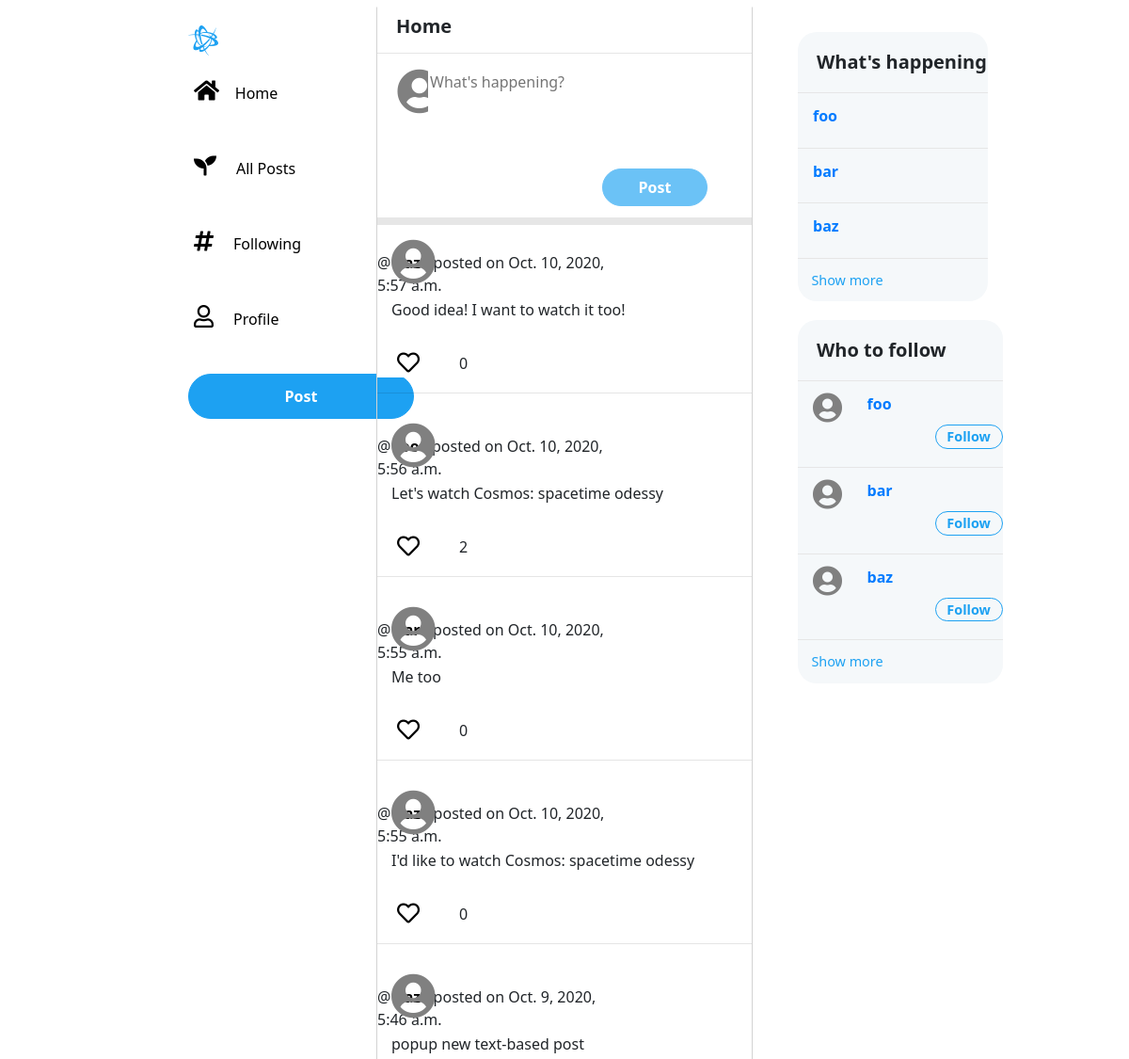
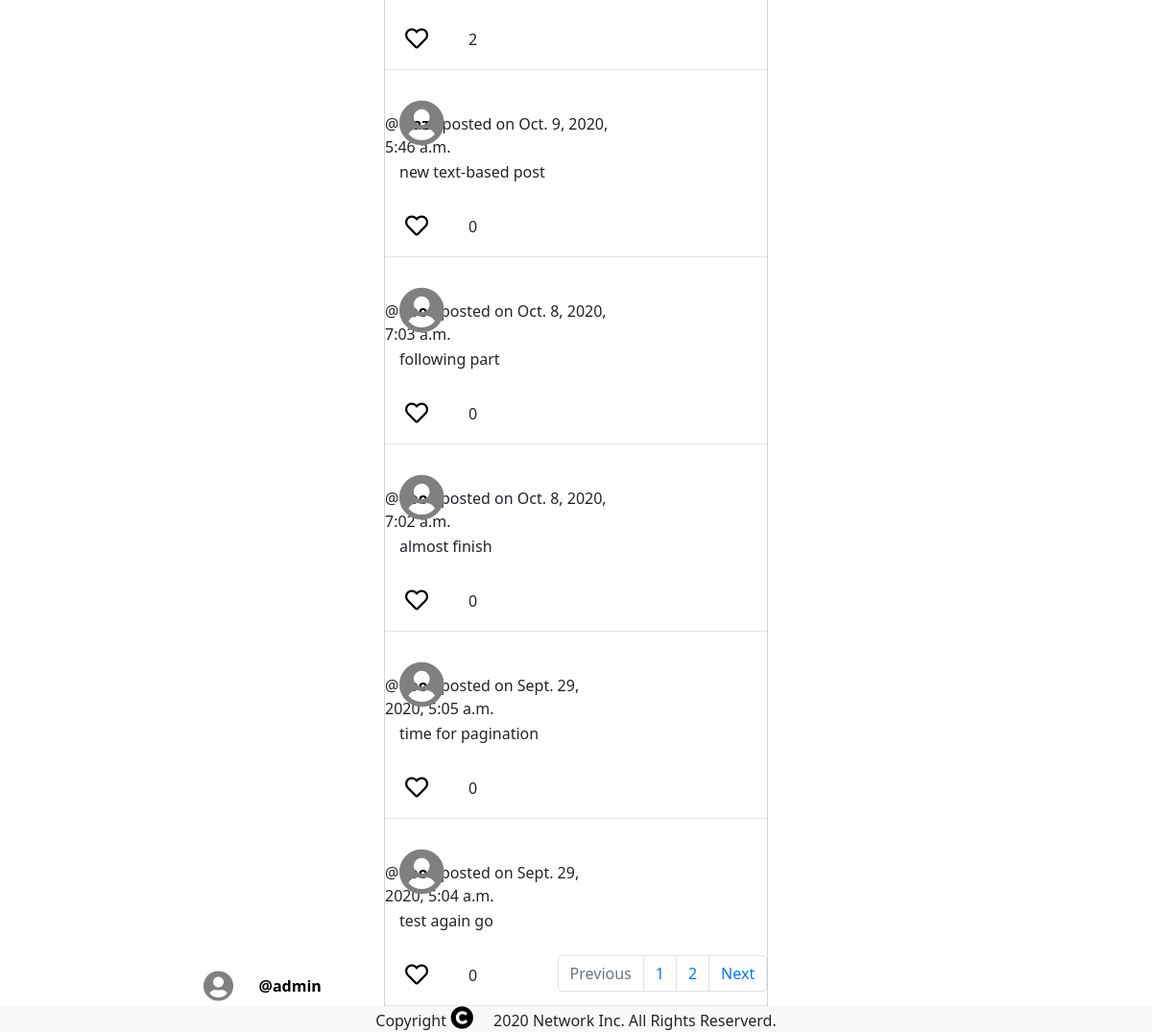
Page / (signed in) on the committed database (2 pictures, top to bottom).
### network/models.py (models this page shows, shortened)
class User(AbstractUser):
    pass

class Post(models.Model):
    user = models.ForeignKey("User", on_delete=models.CASCADE, related_name="posts")
    content = models.TextField()
    timestamp = models.DateTimeField(auto_now_add=True)
    like_count = models.IntegerField(default=0)

### network/views.py (the view, shortened to what this page needs)
# urls.py: path("", views.index, name="index"),
def index(request):
    if request.user.is_authenticated:
        all_users = User.objects.all()
        users = []
        present_user = User.objects.get(username=request.user)
        for all_user in all_users:
            if all_user != present_user and all_user.username != "admin":
                users.append(all_user)
        posts = Post.objects.all().order_by("-timestamp")
        p = Paginator(posts, 10)
        page_number = request.GET.get("page")
        page_obj = p.get_page(page_number)
        return render(
            request,
            "network/index.html",
            {
                "posts": posts,
                "post": CreatePost(),
                "users": users,
                "page_obj": page_obj,
            },
        )
    else:
        return HttpResponseRedirect(reverse("login"))

### network/models.py
class CreatePost(ModelForm):
    class Meta:
        model = Post
        fields = ["content"]
        widgets = {
            "content": Textarea(
                attrs={
                    "placeholder": "What's happening?",
                    "class": "both_postform",
                }
            )
        }

### network/templates/network/index.html (shortened to what this page needs)
{% extends "network/layout.html" %}
{% load static %}
{% block body %}
<div id="home_view" class="middle_cell">
    <h5 id="test"><strong>Home</strong></h5>
</div>
<div id="happening_form" class="middle_cell">
    <div class="row">
        <div class="col-1">
        </div>
        <div class="col-11">
            <form action="{% url 'index' %}" method="post" id="upper_post_form" onsubmit="function submit_post();">
                {{ post.content }}
                <br />
                <input type='submit' class="btn" id="upper_new_post" value="Post">
            </form>
        </div>
    </div>
</div>
<div class="rows_container">
    {% for post in page_obj %}
    <div><i class=" fa fa-user-circle fa-3x" aria-hidden="true"></i></div>
    <div>
        <span>@
            <a id="other_profile{{ post.id }}" class="user_link" href="{% url 'user_profile' post.user %}">
                {{ post.user }}
            </a>
            - posted on
            {{ post.timestamp }}
        </span>
        <p id="post_paragraph{{ post.id }}" class="post_paragraph">{{ post.content }}</p>
        <div class="like_div">
            <form class="edit_like like_form" method="post">
                <button class="like_button" id="like_button{{ post.id }}"
                    onClick="like('{{ post.id }}', '{{ request.user.id }}')" type="submit" name="place_like">
                    <i class="far fa-heart" aria-hidden></i>
                </button>
                <p id="count{{ post.id }}" class="like_count">{{ post.like_count }}</p>
            </form>
        </div>
        <hr />
    </div>
    {% endfor %}
</div>
{% endblock %}

### network/templates/network/layout.html (shortened to what this page needs)
{% load static %}
<!DOCTYPE html>
<html lang="en">
<head>
    <link rel="stylesheet" href="https://use.fontawesome.com/releases/v5.13.0/css/all.css">
    <link rel="stylesheet" href="https://stackpath.bootstrapcdn.com/bootstrap/4.4.1/css/bootstrap.min.css"
>
    <link href="{% static 'network/styles.css' %}" rel="stylesheet">
</head>
<body class="main_container">
    <div class="row">
        <div class="col-4">
            <div id="left_container" class="row">
                <div class="col-6">
                </div>
                <nav class="navbar-light" class="col-6">
                    <p><i class="fab fa-battle-net"></i></p>
                    <a href="{% url 'index' %}"><button id="home" class="inline_display button_margin"><i
                                class="fas fa-home"></i>Home</button></a>
                    <div>
                        <ul class="navbar-nav mr-auto">
                            <li class="nav-item">
                                <a href="{% url 'index' %}"><button id="all_posts"
                                        class="inline_display button_margin"><i class="fas fa-seedling"></i>
                                        All
                                        Posts</button></a>
                            </li>
                            {% if user.is_authenticated %}
                            <li class="nav-item">
                                <a href="{% url 'following_index' %}"><button id="following"
                                        class="inline_display button_margin"><i class="fas fa-hashtag"></i>
                                        Following</button></a>
                            </li>
                            <li class="nav-item">
                                <a href="{% url 'user_profile' request.user %}"><button id="profile"
                                        class="inline_display button_margin"><i class="far fa-user"></i>
                                        Profile</button></a>
                            </li>
                            <li class="nav-item">
                                <input type="submit" value="Post" class="btn" onclick="popup()" id="new_post">
                            </li>
                            {% endif %}
                            {% if user.is_authenticated %}
                            <div class="dropdown user_account">
                                <button id="left_corner_user" class="btn btn-secondary dropdown-toggle inline_display"
                                    type="button" id="dropdownMenuButton" data-toggle="dropdown" aria-haspopup="true"
                                    aria-expanded="false">
                                    <i class="fa fa-user-circle fa-2x" aria-hidden="true"></i>
                                    <span id="dropdown_user"><strong>@{{ request.user }}</strong>
                                        </span>
                                </button>
                            </div>
                            {% endif %}
                        </ul>
                    </div>
                </nav>
            </div>
        </div>
        <div id="middle_container" class="col-4">
            {% block body %}
            {% endblock %}
        </div>
        <div class="right_container col-4">
            <div class="row upper">
                <div class="who_to_follow_container">
                    <div class="follow_border">
                        <h5>What's happening</h5>
                    </div>
                    {% for user in users %}
                    <a class="follow_link" href="#">
                        <div class="follow_options follow_border">
                            <span class="follow_user">{{ user.username }}</span>
                        </div>
                    </a>
                    {% endfor %}
                    <div id="show_more">
                        <a href="#">Show more</a>
                    </div>
                </div>
            </div>
            <div class="row">
                <div class="who_to_follow_container">
                    <div class="follow_border">
                        <h5>Who to follow</h5>
                    </div>
                    {% for user in users %}
                    <a class="follow_link" href="#">
                        <div class="follow_options follow_border">
                            <i class=" fa fa-user-circle fa-2x" aria-hidden="true"></i>
                            <span class="follow_user">{{ user.username }}</span>
                            <button id="follow_button" class="follow_user">Follow</button>
                        </div>
                    </a>
                    {% endfor %}
                    <div id="show_more">
                        <a href="#">Show more</a>
                    </div>
                </div>
            </div>
        </div>
        <nav aria-label="Page navigation">
            <ul id="pagination-demo" class="pagination">
                {% if page_obj.has_previous %}
                <li class="page-item">
                    <a class="page-link" href="?page={{ page_obj.previous_page_number }}" tabindex="-1">Previous</a>
                </li>
                {% else %}
                <li class="page-item disabled">
                    <a class="page-link" href="#" tabindex="-1" aria-disabled="true">Previous</a>
                </li>
                {% endif %}
                <div id="page">
                </div>
                {% if page_obj.has_next %}
                <li class="page-item">
                    <a class="page-link" href="?page={{ page_obj.next_page_number }}">Next</a>
                </li>
                {% else %}
                <li class="page-item disabled">
                    <a class="page-link" href="#" aria-disabled="true">Next</a>
                </li>
                {% endif %}
            </ul>
        </nav>
        <footer class="footer">
            <div class="container">
                <span class="text muted">Copyright <i class="fa fa-copyright" aria-hidden="true"></i> 2020 Network Inc.
                    All
                    Rights Reserverd.
                </span>
            </div>
        </footer>
    </div>
</body>
</html>

### network/static/network/styles.css (style rules this page uses)
body { overflow-x: hidden; font-family: system-ui, -apple-system, BlinkMacSystemFont, "Segoe UI", Roboto, Ubuntu, "Helvetica Neue", sans-serif; }
nav { text-align: left; width: 50%; margin-top: 10px; }
#left_container { margin-top: 10px; }
.right_container { padding-left: 3em; margin-top: 20px; }
.upper { margin-bottom: 20px; }
#middle_container, #post_middle_container, #profile_view { border: 1px solid lightgrey; border-top: 1px solid transparent; border-bottom: 1px solid transparent; padding: 0; overflow: hidden; }
.rows_container, #post_comment { overflow-y: auto; }
.rows_container span { float: right; padding-right: 38%; margin-top: -50px; }
.rows_container button { border: 0px; background-color: white; }
i { color: black; font-size: 1.5em; padding-right: 0.7em; }
.user_link { color: black; font-size: 1em; font-weight: bold; }
.fab { color: rgba(29, 161, 242, 1); font-size: 2em; }
#new_post { background-color: rgba(29, 161, 242, 1); color: white; border: 1px solid rgba(29, 161, 242, 1); border-radius: 30px; width: 15em; height: 3em; font-weight: bold; outline: none; }
.user_account { position: fixed; bottom: 30px; }
.inline_display { display: inline-block; background-color: white; border: 0px solid #e1f3fd; height: 2.5em; }
.button_margin { margin-bottom: 2.5em; }
.fa-user-circle { color: grey; }
.dropdown-toggle::after { display: none; }
#dropdown_user { color: black; }
strong { vertical-align: super; margin-right: 5em; }
.follow_options { font-weight: bold; padding-left: 1em; }
h5 { font-weight: bold; padding-left: 1em; line-height: 2em; display: table-cell; vertical-align: middle; }
.fa-heart { margin-left: 15px; }
.who_to_follow_container { background-color: rgb(245, 248, 250); border-radius: 20px; width: 60%; display: table; }
.follow_link { background-color: rgb(245, 248, 250); width: 100%; display: table; }
.follow_user { vertical-align: 40%; }
#follow_button, .profile_follow_button { margin-left: 9em; background-color: rgb(245, 248, 250); border: 1px solid rgba(29, 161, 242, 1); border-radius: 30px; color: rgba(29, 161, 242, 1); font-weight: bold; width: 5em; font-size: 0.9em; }
.follow_border { border-bottom: 1px solid #e6e6e6; }
#show_more { margin-left: 1em; font-size: 0.9em; }
#show_more a { color: rgba(29, 161, 242, 1); }
.follow_border, #show_more { padding-top: 12px; padding-bottom: 12px; }
.middle_cell { border-bottom: 1px solid #e6e6e6; }
#upper_new_post, #popup_new_post { background-color: rgba(29, 161, 242, 1); color: white; border: 1px solid rgba(29, 161, 242, 1); border-radius: 30px; width: 7em; height: 2.5em; font-weight: bold; margin-bottom: 0.8em; margin-top: 0em; float: right; margin-right: 2em; }
.middle_cell h5 { margin-top: 12px; }
.middle_cell .row { margin-top: 1em; margin-left: 0.4em; }
#happening_form { border-bottom: 8px solid #e6e6e6; }
textarea { border: 0; }
textarea { width: 520px; height: 100px; }
.row { margin-left: auto; margin-right: auto; margin-top: 7px; }
.rows_container i, .rows_container p { margin-top: 15px; margin-left: 15px; }
.pagination { position: fixed; bottom: 1.2%; right: 33.4%; }
footer { position: fixed; left: 0; bottom: 0; width: 100%; background-color: #f8f9fa; text-align: center; }
.like_count { display: inline; vertical-align: 10%; }

### rows in the picture
User: user "admin"
Post: user "baz", timestamp "Oct. 10, 2020, 5:57 a.m.", content "Good idea! I want to watch it too!", like_count "0"
Post: user "foo", timestamp "Oct. 10, 2020, 5:56 a.m.", content "Let's watch Cosmos: spacetime odessy", like_count "2"
Post: user "bar", timestamp "Oct. 10, 2020, 5:55 a.m.", content "Me too", like_count "0"
Post: user "baz", timestamp "Oct. 10, 2020, 5:55 a.m.", content "I'd like to watch Cosmos: spacetime odessy", like_count "0"
Post: user "baz", timestamp "Oct. 9, 2020, 5:46 a.m.", content "popup new text-based post", like_count "2"
Post: user "baz", timestamp "Oct. 9, 2020, 5:46 a.m.", content "new text-based post", like_count "0"
Post: user "foo", timestamp "Oct. 8, 2020, 7:03 a.m.", content "following part", like_count "0"
Post: user "foo", timestamp "Oct. 8, 2020, 7:02 a.m.", content "almost finish", like_count "0"
Post: user "foo", timestamp "Sept. 29, 2020, 5:05 a.m.", content "time for pagination", like_count "0"
Post: user "foo", timestamp "Sept. 29, 2020, 5:04 a.m.", content "test again go", like_count "0"
User: username "foo"
User: username "bar"
User: username "baz"
